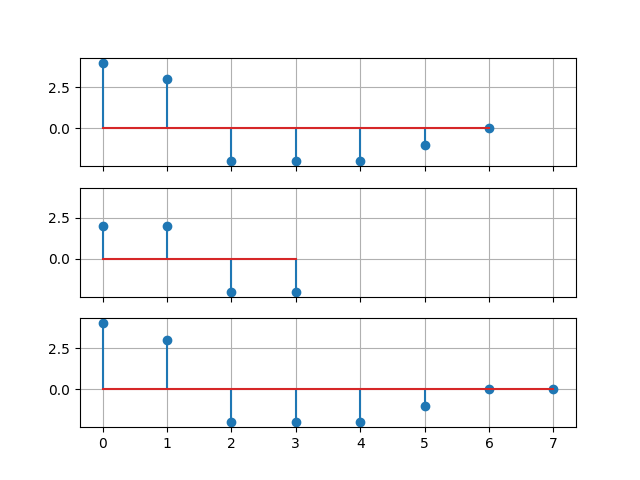

This chart was generated by the following Python code:
import matplotlib.pyplot as plt
from q01 import linear_conv
from q02 import circular_conv
from q03 import circular_zero_conv

x = [4, 3, 2, 1]
y = [1, 0, -1, 0]

z_l = linear_conv(x, y)
z_c = circular_conv(x, y)
z_z = circular_zero_conv(x, y)

fig, ax = plt.subplots(3, 1, sharex=True, sharey=True)

ax[0].grid()
ax[1].grid()
ax[2].grid()

ax[0].stem(z_l.real)
ax[1].stem(z_c.real)
ax[2].stem(z_z.real)

plt.savefig('./skotsugi/chapter03/q04.png')